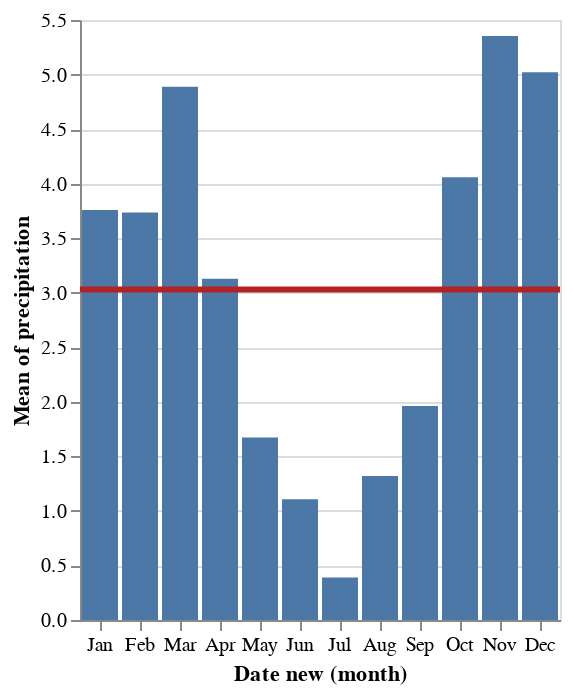

This figure's notebook cell:
### Code cell
brush = alt.selection_interval(encodings=['x'])


bars = alt.Chart().mark_bar().encode(
    x='month(Date new):O',
    y='mean(precipitation):Q',
    opacity=alt.condition(brush, alt.OpacityValue(1), alt.OpacityValue(0.7)),
).add_params(
    brush
)

line = alt.Chart().mark_rule(color='firebrick').encode(
    y='mean(precipitation):Q',
    size=alt.SizeValue(3)
).transform_filter(
    brush
)

alt.layer(bars, line, data=source)

### Figure 1 — Vega-Lite specification as saved in the notebook (floating-point values rounded to 4 significant figures; data arrays with more than 128 entries replaced by an {"elided": "..."} marker saying what was removed)
{"$schema": "https://vega.github.io/schema/vega-lite/v5.8.0.json", "config": {"view": {"continuousHeight": 300, "continuousWidth": 300}}, "data": {"name": "data-fab4d0dc70c428ed98849ee69896f54a"}, "datasets": {"data-fab4d0dc70c428ed98849ee69896f54a": {"elided": "1461 records"}}, "layer": [{"encoding": {"opacity": {"condition": {"param": "param_5", "value": 1}, "value": 0.7}, "x": {"field": "Date new", "timeUnit": "month", "type": "ordinal"}, "y": {"aggregate": "mean", "field": "precipitation", "type": "quantitative"}}, "mark": {"type": "bar"}, "name": "view_5"}, {"encoding": {"size": {"value": 3}, "y": {"aggregate": "mean", "field": "precipitation", "type": "quantitative"}}, "mark": {"color": "firebrick", "type": "rule"}, "transform": [{"filter": {"param": "param_5"}}]}], "params": [{"name": "param_5", "select": {"encodings": ["x"], "type": "interval"}, "views": ["view_5"]}]}
